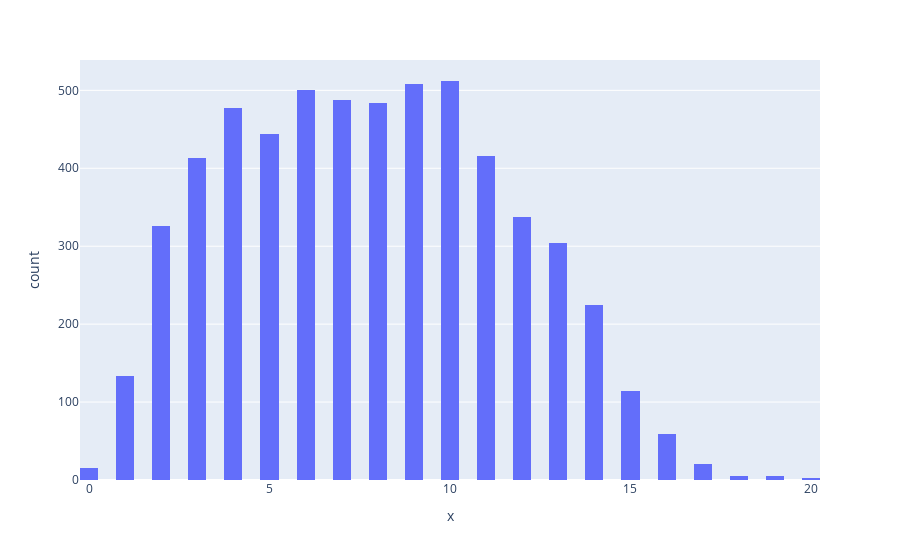

Notebook code for this chart:
### Code cell
# Plotting the distribution for the number of words in a text
fig = px.histogram(x = tweets_length, nbins = 50)
fig.show()

### Figure 1 — Plotly figure (JSON) as saved in the notebook; plotly's stock layout.template omitted (floating-point values rounded to 4 significant figures; data arrays with more than 128 entries replaced by an {"elided": "..."} marker saying what was removed)
{"data": [{"alignmentgroup": "True", "bingroup": "x", "hovertemplate": "x=%{x}<br>count=%{y}<extra></extra>", "legendgroup": "", "marker": {"color": "#636efa", "pattern": {"shape": ""}}, "name": "", "nbinsx": 50, "offsetgroup": "", "orientation": "v", "showlegend": false, "type": "histogram", "x": {"elided": "5791 int values"}, "xaxis": "x", "yaxis": "y"}], "layout": {"barmode": "relative", "legend": {"tracegroupgap": 0}, "margin": {"t": 60}, "xaxis": {"anchor": "y", "domain": [0, 1], "title": {"text": "x"}}, "yaxis": {"anchor": "x", "domain": [0, 1], "title": {"text": "count"}}}}
